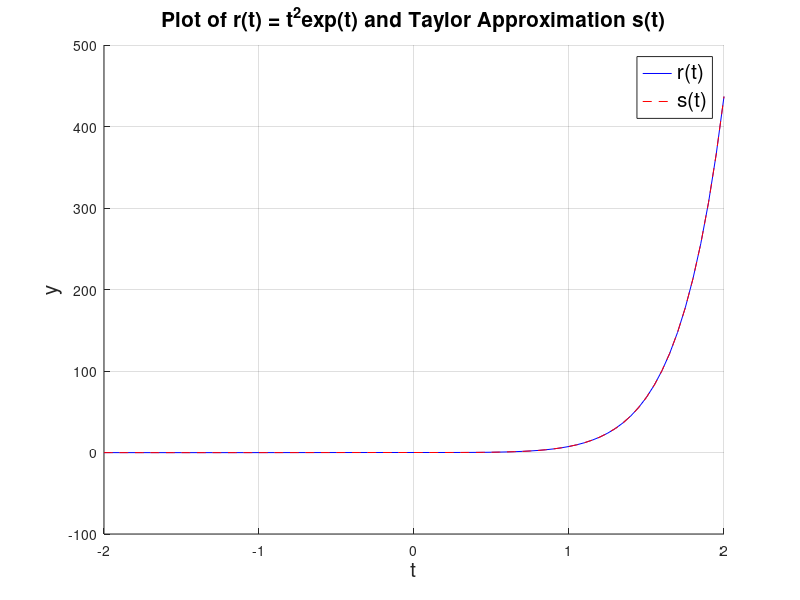
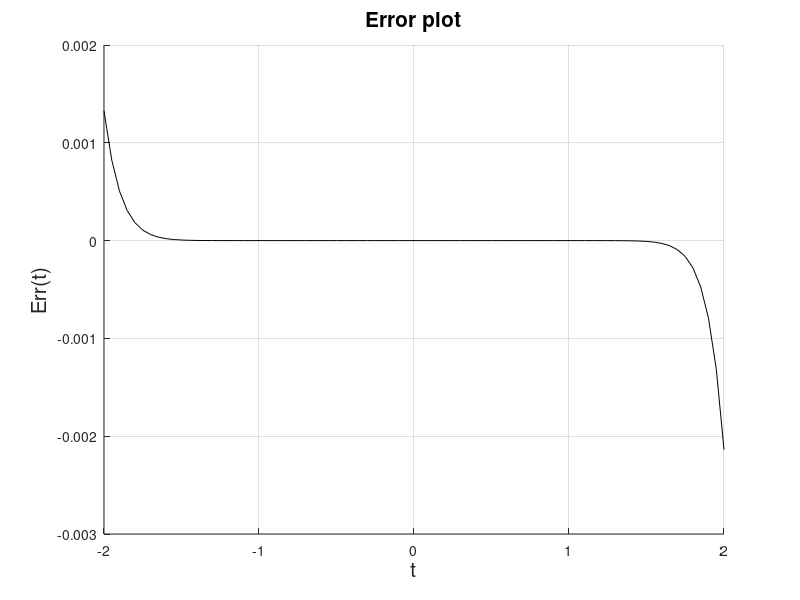

MATLAB code to generate these figures, in order:
%MACM 316 - MatLab Warmup Problem A 
%Taylor Series 
%
%Please Refer to the the 'Matlab Warmup' assignment sheet found on Canvas.
%
%Purpose: The purpose of this problem is to compute a truncated
%       | Taylor Series of the function r(t)=t^3*exp(at). We
%       | will do this by reviewing/learning about inline
%       | functions, for loops, and vector syntax in MatLab.  
%       | We will also see a brief introduction to computing
%       | errors.


t = [-2:.05:2]; 
% r = @(t) t.^2.*exp(t); %old r
r = @(t) t.^3.*exp(2.*t);
s=0;

for k = 0:15
%     s = s + 1/factorial(k)*(t).^(k+2);
    s = s + (t.^3).*(1/factorial(k) * (2).^(k) * (t).^(k));
end 

Err=s-r(t);

%Type your new plot title here
plot_title = 'Plot of r(t) = t^2exp(t) and Taylor Approximation s(t)';

%Plotting of results
figure(1)
clf
hold on 
plot(t,r(t),'b')
plot(t,s,'r--')
grid on 
xlabel('t','fontsize',15)
ylabel('y','fontsize',15)
title(plot_title,'fontsize',15)
legend({'r(t)','s(t)'},'fontsize',15)

figure(2)
clf
hold on 
plot(t,Err,'k')
grid on 
xlabel('t','fontsize',15)
ylabel('Err(t)','fontsize',15)
title('Error plot','fontsize',15)